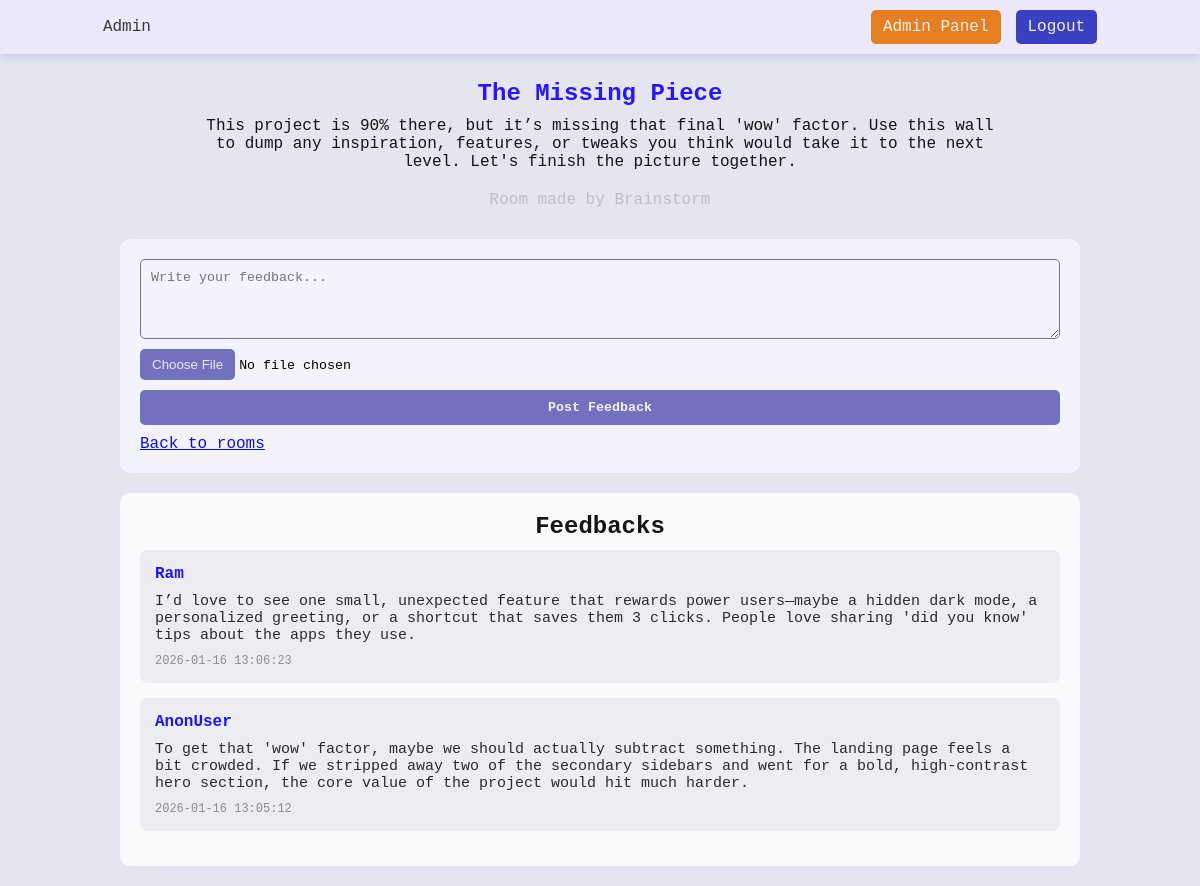
/pages/room.php?id=10 (signed in), run on the app's committed database.
### tables this page shows
CREATE TABLE `rooms` (
  `room_id` int(11) NOT NULL,
  `user_id` int(11) NOT NULL,
  `title` varchar(255) NOT NULL,
  `description` text NOT NULL,
  `created_at` timestamp NOT NULL DEFAULT current_timestamp(),
  `image` varchar(255) DEFAULT NULL
);

CREATE TABLE `users` (
  `user_id` int(11) NOT NULL,
  `username` varchar(100) NOT NULL,
  `password` varchar(255) NOT NULL,
  `role` enum('user','admin') DEFAULT 'user',
  `created_at` timestamp NOT NULL DEFAULT current_timestamp(),
  `email` varchar(255) NOT NULL
);

CREATE TABLE `feedback` (
  `feedback_id` int(11) NOT NULL,
  `room_id` int(11) NOT NULL,
  `user_id` int(11) NOT NULL,
  `message` text NOT NULL,
  `display_name` varchar(100) DEFAULT 'Anon',
  `created_at` timestamp NOT NULL DEFAULT current_timestamp(),
  `image` varchar(255) DEFAULT NULL
);

### pages/room.php (the view, shortened to what this page needs)
<head>
    <link rel="stylesheet" href="../assets/css/style.css">
</head>
<?php
include "../includes/header.php";
$id = (int) $_GET['id'];
$roomStmt = $conn->prepare(
    "SELECT r.title, r.description, r.image, u.username
     FROM rooms r
     INNER JOIN users u ON r.user_id = u.user_id
     WHERE r.room_id = ?"
);
$roomStmt->bind_param("i", $id);
$roomStmt->execute();
$room = $roomStmt->get_result()->fetch_assoc();
?>
<div class="container">
    <h2 class="room-title"><?= htmlspecialchars($room['title']) ?></h2>
    <p class="room-desc"><?= nl2br(htmlspecialchars($room['description'])) ?></p>
    <p class="made-by">Room made by <?= htmlspecialchars($room['username']) ?></p>
    <form method="POST" action="../actions/submit_feedback.php" enctype="multipart/form-data" class="feedback-form">
        <textarea name="message" placeholder="Write your feedback..." required></textarea>
        <input type="file" name="image" accept="image/*" class="file-input">
        <button type="submit">Post Feedback</button>
        <a href="rooms.php" class="link">Back to rooms</a>
    </form>
    <div class="comment-area">
        <h2 style="color:#151515; text-align: center; margin-bottom:10px">Feedbacks</h2>
    <?php
    $comments = $conn->prepare(
        "SELECT display_name, message, created_at, image
         FROM feedback
         WHERE room_id = ?
         ORDER BY created_at DESC"
    );
    $comments->bind_param("i", $id);
    $comments->execute();
    $result = $comments->get_result();
    while ($row = $result->fetch_assoc()):
    ?>
        <div class="comment">
            <strong class="msg-title"><?= htmlspecialchars($row['display_name']) ?></strong>
            <p class="msg"><?= nl2br(htmlspecialchars($row['message'])) ?></p>
            <small class="crdt"><?= $row['created_at'] ?></small>
        </div>
    <?php endwhile; ?>
    </div>
</div>
</body>
</html>

### assets/css/style.css (style rules this page uses)
* { margin: 0; padding: 0; box-sizing: border-box; font-family: 'JetBrains Mono', monospace; }
body { background-color: rgb(229, 229, 240); }
.container { margin-top: 80px; }
.link { margin-top: 10px; color: #0c0fec; transition: color 0.2s; }
.feedback-form { padding: 20px; display: flex; flex-direction: column; background-color: #f3f3ff; margin: 20px 10%; border-radius: 10px;; }
.feedback-form textarea { padding: 10px; border: 1px solid #7370be; border-radius: 5px; background-color: #f3f3ff; color: #323232; resize: vertical; min-height: 80px; margin-bottom: 10px; }
.feedback-form button { margin-top: 10px; padding: 10px; border: none; border-radius: 5px; background-color: #7370be; color: #f0f0f0; cursor: pointer; transition: background-color 0.3s; font-weight: bold; }
.comment-area { margin: 20px 10%; background-color: #ffffffd1; padding: 20px; border-radius: 10px; }
.comment-area .comment { background-color: #bdb9cf36; padding: 15px; border-radius: 8px; margin-bottom: 15px; }
.comment-area .comment .msg-title { color: #1c14ff; font-size: 16px; }
.comment-area .comment .msg { color: #2b2b2b; margin: 10px 0; font-size: 15px; }
.comment-area .comment .crdt { color: #5a5a5aa7; font-size: 12px; }
.room-title { color: #2814ff; text-align: center; margin-bottom: 10px; }
.room-desc { color: #141414; text-align: center; margin-bottom: 20px; max-width: 800px; margin: 0 auto 20px auto; word-wrap: break-word; overflow-wrap: break-word; }
.made-by { color: #a8a6b1a7; text-align: center; margin-bottom: 30px; }

### data on the page
rooms: title "The Missing Piece", description "This project is 90% there, but it’s missing that final 'wow' factor. Use this wall to dump any inspiration, features, or tweaks you think would take it to the next level. Let's finish the picture together.", user.username "Brainstorm"
feedback: display_name "Ram", message "I’d love to see one small, unexpected feature that rewards power users—maybe a hidden dark mode, a personalized greeting, or a shortcut that saves them 3 clicks. People love sharing 'did you know' tips about the apps they use.", created_at "2026-01-16 13:06:23"
feedback: display_name "AnonUser", message "To get that 'wow' factor, maybe we should actually subtract something. The landing page feels a bit crowded. If we stripped away two of the secondary sidebars and went for a bold, high-contrast hero section, the core value of the project would hit much harder.", created_at "2026-01-16 13:05:12"

### other printed values
$_SESSION['username'] "Admin"
